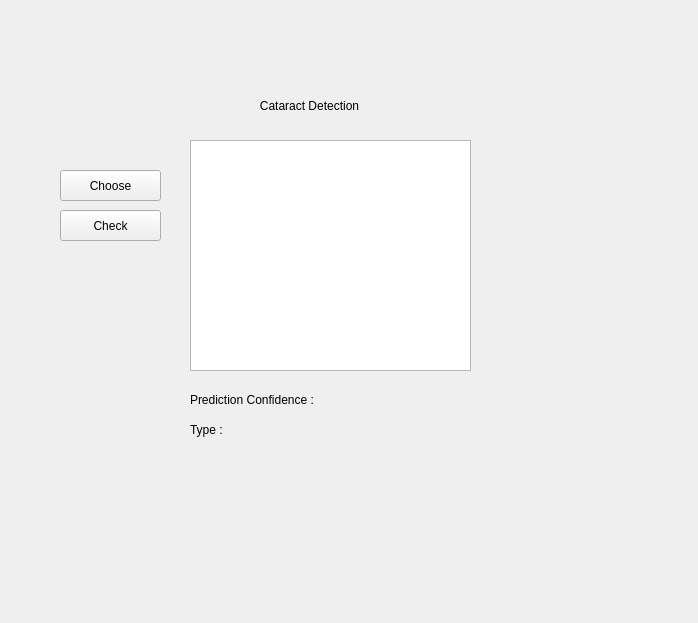
<?xml version="1.0" encoding="UTF-8"?>
<ui version="4.0">
 <class>CataractDetection</class>
 <widget class="QWidget" name="CataractDetection">
  <property name="geometry">
   <rect>
    <x>0</x>
    <y>0</y>
    <width>698</width>
    <height>623</height>
   </rect>
  </property>
  <property name="windowTitle">
   <string>Form</string>
  </property>
  <widget class="QPushButton" name="pushButton">
   <property name="geometry">
    <rect>
     <x>60</x>
     <y>210</y>
     <width>101</width>
     <height>31</height>
    </rect>
   </property>
   <property name="text">
    <string>Check</string>
   </property>
  </widget>
  <widget class="QPushButton" name="pushButton_2">
   <property name="geometry">
    <rect>
     <x>60</x>
     <y>170</y>
     <width>101</width>
     <height>31</height>
    </rect>
   </property>
   <property name="text">
    <string>Choose</string>
   </property>
  </widget>
  <widget class="QGraphicsView" name="graphicsView">
   <property name="geometry">
    <rect>
     <x>190</x>
     <y>140</y>
     <width>281</width>
     <height>231</height>
    </rect>
   </property>
  </widget>
  <widget class="QLabel" name="label">
   <property name="geometry">
    <rect>
     <x>190</x>
     <y>390</y>
     <width>141</width>
     <height>20</height>
    </rect>
   </property>
   <property name="text">
    <string>Prediction Confidence :</string>
   </property>
  </widget>
  <widget class="QLabel" name="label_2">
   <property name="geometry">
    <rect>
     <x>350</x>
     <y>390</y>
     <width>121</width>
     <height>21</height>
    </rect>
   </property>
   <property name="text">
    <string/>
   </property>
  </widget>
  <widget class="QLabel" name="label_3">
   <property name="geometry">
    <rect>
     <x>190</x>
     <y>420</y>
     <width>141</width>
     <height>20</height>
    </rect>
   </property>
   <property name="text">
    <string>Type :</string>
   </property>
  </widget>
  <widget class="QLabel" name="label_4">
   <property name="geometry">
    <rect>
     <x>350</x>
     <y>420</y>
     <width>121</width>
     <height>21</height>
    </rect>
   </property>
   <property name="text">
    <string/>
   </property>
  </widget>
  <widget class="QLabel" name="label_5">
   <property name="geometry">
    <rect>
     <x>160</x>
     <y>80</y>
     <width>361</width>
     <height>51</height>
    </rect>
   </property>
   <property name="text">
    <string>                              Cataract Detection</string>
   </property>
  </widget>
 </widget>
 <resources/>
 <connections/>
</ui>
